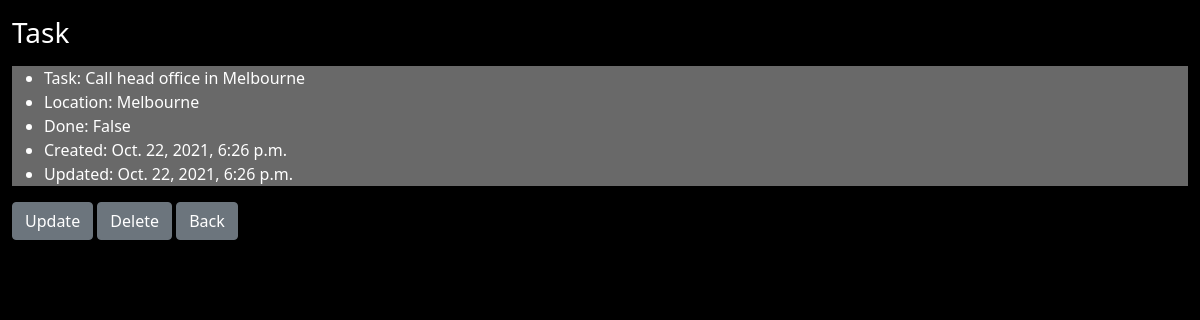
Page /todos/30/ on the committed database.
### todos/models.py (models this page shows, shortened)
class Todo(models.Model):
    MELBOURNE = 'Melbourne'
    LONDON = 'London'
    NEW_YORK = 'New York'
    PARIS = 'Paris'
    VLADIVOSTOK = 'Vladivostok'
    CITY_CHOICES = [
        (MELBOURNE, 'Melbourne'),
        (LONDON, 'London'),
        (NEW_YORK, 'New York'),
        (PARIS, 'Paris'),
        (VLADIVOSTOK, 'Vladivostok'),
    ]
    task = models.CharField(max_length=255, unique_for_date='created')
    location = models.CharField(max_length=255, choices=CITY_CHOICES)
    temperature = models.FloatField()
    done = models.BooleanField(default=False)
    created = models.DateTimeField(auto_now_add=True)
    updated = models.DateTimeField(auto_now=True)
    class Meta:
        ordering = ('-created',)

### todos/views/detail_view.py (the view)
# urls.py: path('<int:pk>/', views.TodoDetailView.as_view(), name='detail'),
class TodoDetailView(DetailView):
    model = Todo
    context_object_name = 'todo'
    template_name = 'todos/todo_detail_view.html'

### todos/templates/todos/todo_detail_view.html (shortened to what this page needs)
{% extends "todos/base.html" %}
{% block content %}
  <p>
    <h3>Task</h3>
  </p>
  <div class="todo">
    <ul>
      <li>Task: {{todo.task}}</li>
      <li>Location: {{todo.location}}</li>
      <li>Done: {{todo.done}}</li>
      <li>Created: {{todo.created}}</li>
      <li>Updated: {{todo.updated}}</li>
    </ul>
  </div>
  <p>
    <a href="{% url 'todos:update' todo.id %}" class="btn btn-secondary">Update</a> <a href="{% url 'todos:delete' todo.id %}" class="btn btn-secondary">Delete</a> <a href="{% url 'todos:list' %}" class="btn btn-secondary">Back</a>
  </p>
{% endblock %}

### todos/static/todos/css/todos.css (style rules this page uses)
body { background-color: black; color: white; }
a { text-decoration: none; color: white; }
.todo { background-color: dimgrey; }

### rows in the picture
Todo: task "Call head office in Melbourne", location "Melbourne", done "False", created "Oct. 22, 2021, 6:26 p.m.", updated "Oct. 22, 2021, 6:26 p.m."
